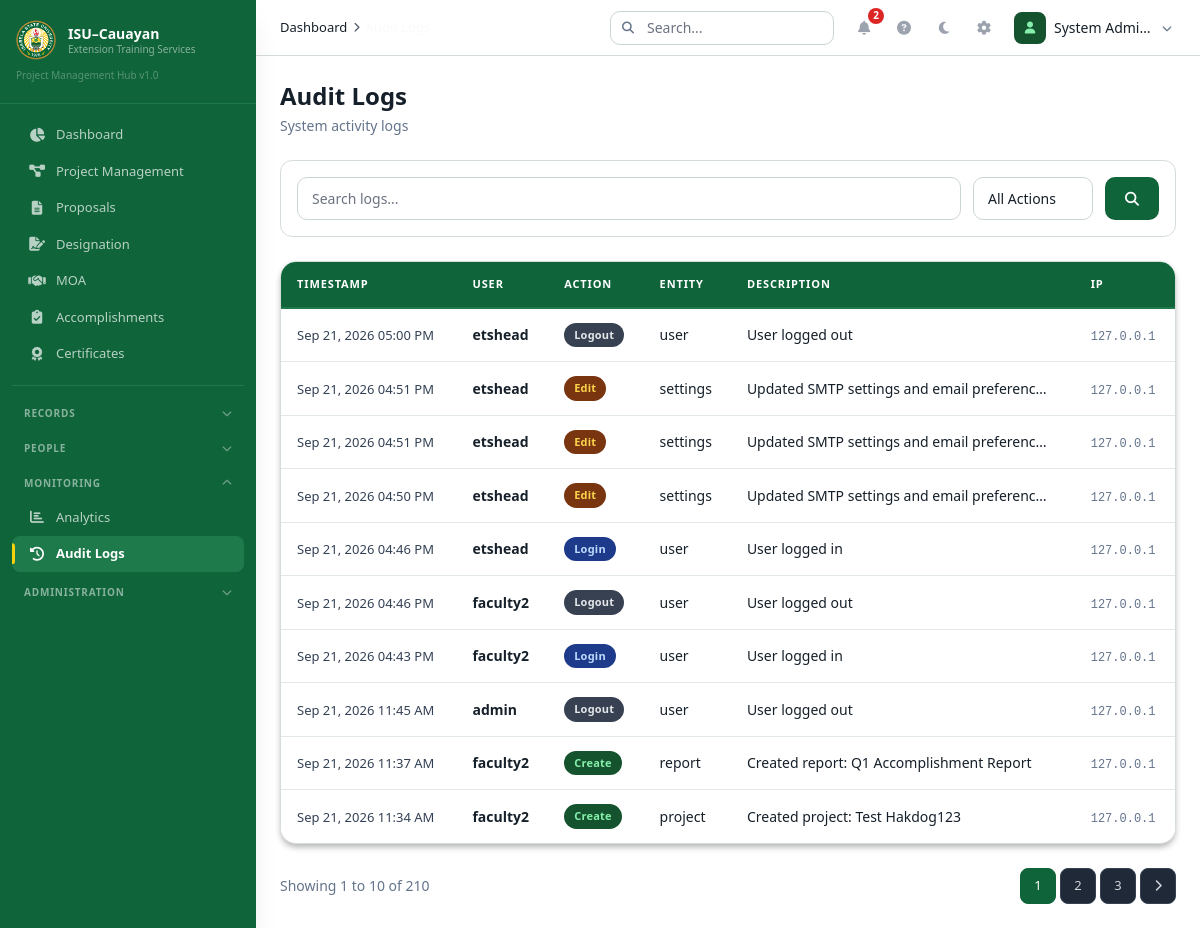
Before: /index.php?module=audit-logs (signed in) with the older database file.
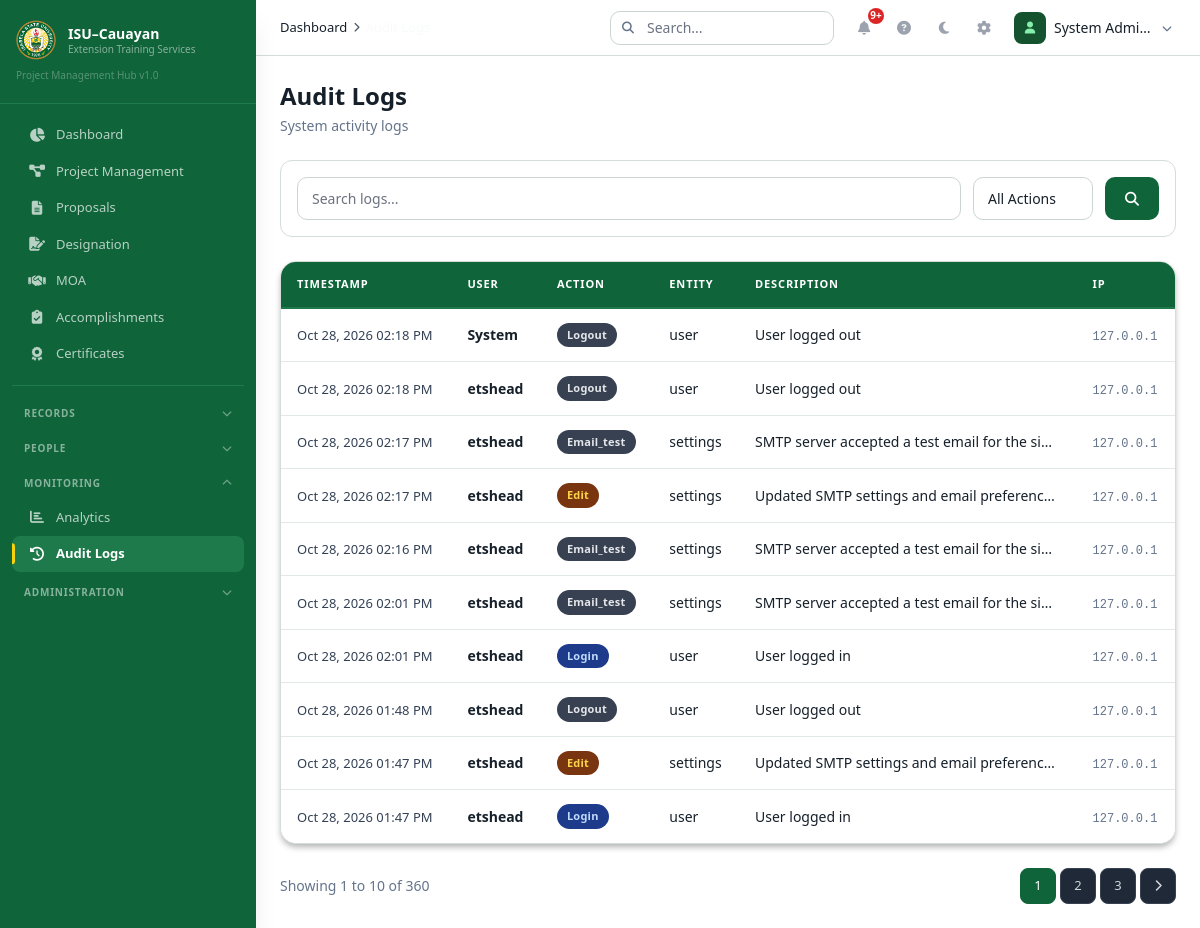
After: the same page with the newer database file.
### tables this page shows
CREATE TABLE `audit_logs` (
  `id` int(11) NOT NULL,
  `user_id` int(11) DEFAULT NULL,
  `action` varchar(50) NOT NULL,
  `entity_type` varchar(50) DEFAULT NULL,
  `entity_id` int(11) DEFAULT NULL,
  `description` text DEFAULT NULL,
  `old_values` longtext DEFAULT NULL CHECK (json_valid(`old_values`)),
  `new_values` longtext DEFAULT NULL CHECK (json_valid(`new_values`)),
  `ip_address` varchar(45) DEFAULT NULL,
  `user_agent` varchar(500) DEFAULT NULL,
  `is_override` tinyint(1) NOT NULL DEFAULT 0,
  `created_at` datetime NOT NULL DEFAULT current_timestamp()
);

CREATE TABLE `users` (
  `id` int(11) NOT NULL,
  `username` varchar(50) NOT NULL,
  `email` varchar(100) NOT NULL,
  `password` varchar(255) NOT NULL,
  `role` enum('admin','faculty','viewer') NOT NULL DEFAULT 'faculty',
  `is_active` tinyint(1) NOT NULL DEFAULT 1,
  `registration_status` enum('approved','pending','rejected') NOT NULL DEFAULT 'approved',
  `registration_reviewed_by` int(11) DEFAULT NULL,
  `registration_reviewed_at` datetime DEFAULT NULL,
  `registration_rejection_reason` varchar(500) DEFAULT NULL,
  `email_verified` tinyint(1) NOT NULL DEFAULT 0,
  `last_login` datetime DEFAULT NULL,
  `last_password_change` datetime DEFAULT NULL,
  `created_at` datetime NOT NULL DEFAULT current_timestamp(),
  `updated_at` datetime NOT NULL DEFAULT current_timestamp() ON UPDATE current_timestamp(),
  `deleted_at` datetime DEFAULT NULL
);

### controllers/Controllers.php (called while the page is built, shortened)
<?php
require_once __DIR__ . '/../config/helpers.php';
class AuditController {
    public function index() {
        $page = max(1, intval($_GET['page'] ?? 1));
        $limit = ITEMS_PER_PAGE;
        $offset = ($page - 1) * $limit;
        $where = " WHERE 1=1";
        $params = [];
        $countStmt = db()->prepare("SELECT COUNT(*) as count FROM audit_logs al LEFT JOIN users u ON al.user_id = u.id{$where}");
        $countStmt->execute($params);
        $total = $countStmt->fetch()['count'];
        $sql = "SELECT al.*, u.username FROM audit_logs al LEFT JOIN users u ON al.user_id = u.id{$where} ORDER BY al.created_at DESC LIMIT ? OFFSET ?";
        $params[] = $limit; $params[] = $offset;
        $stmt = db()->prepare($sql);
        $stmt->execute($params);
        $result = ['data' => $stmt->fetchAll(), 'total' => $total];
        $totalPages = ceil($total / $limit);
        require_once __DIR__ . '/../layouts/header.php';
        require_once __DIR__ . '/../views/audit-logs/index.php';
        require_once __DIR__ . '/../layouts/footer.php';
    }
}

### config/helpers.php (called while the page is built, shortened)
<?php
require_once __DIR__ . '/Database.php';
function db() { return Database::getInstance()->getConnection(); }
function currentUser() {
    return [
        'id' => $_SESSION['user_id'] ?? null,
        'username' => $_SESSION['username'] ?? '',
        'email' => $_SESSION['email'] ?? '',
        'role' => $_SESSION['role'] ?? '',
        'name' => $_SESSION['user_name'] ?? '',
    ];
}
function e($str) { return htmlspecialchars($str ?? '', ENT_QUOTES, 'UTF-8'); }
function getUnreadNotificationCount($userId) {
    $stmt = db()->prepare("SELECT COUNT(*) as count FROM notifications WHERE user_id = ? AND is_read = 0");
    $stmt->execute([$userId]);
    return $stmt->fetch()['count'];
}
function getSetting($key, $default = '') {
    $stmt = db()->prepare("SELECT setting_value FROM settings WHERE setting_key = ?");
    $stmt->execute([$key]);
    $result = $stmt->fetch();
    return $result ? $result['setting_value'] : $default;
}

### config/Database.php (called while the page is built, shortened)
<?php
class Database {
    private static $instance = null;
    private $conn;
    private function __construct() {
        try {
            $dsn = "mysql:host=" . DB_HOST . ";dbname=" . DB_NAME . ";charset=" . DB_CHARSET;
            $this->conn = new PDO($dsn, DB_USER, DB_PASS, [
                PDO::ATTR_ERRMODE => PDO::ERRMODE_EXCEPTION,
                PDO::ATTR_DEFAULT_FETCH_MODE => PDO::FETCH_ASSOC,
                PDO::ATTR_EMULATE_PREPARES => false,
            ]);
        } catch (PDOException $e) {
            die("Database connection failed: " . $e->getMessage());
        }
    }
    public static function getInstance() {
        if (self::$instance === null) self::$instance = new self();
        return self::$instance;
    }
    public function getConnection() { return $this->conn; }
}

### views/audit-logs/index.php (the view, shortened to what the changed rows need)
<div class="flex flex-col md:flex-row md:items-center justify-between gap-4 mb-6">
    <div><h1 class="text-2xl font-bold text-[#F9FAFB]">Audit Logs</h1><p class="text-[#9CA3AF] text-sm mt-1">System activity logs</p></div>
</div>
<div class="data-table-container">
    <?php if(empty($result['data'])): ?><div class="empty-state"><div class="empty-state-icon"><i class="fas fa-history"></i></div><h3 class="empty-state-title">No logs found</h3></div>
    <?php else: ?><div class="overflow-x-auto"><table class="data-table"><thead><tr><th>Timestamp</th><th>User</th><th>Action</th><th>Entity</th><th>Description</th><th>IP</th></tr></thead><tbody>
        <?php foreach($result['data'] as $i=>$log): ?><tr class="animate-row" style="animation-delay:<?= $i*0.03 ?>s">
            <td data-label="Time"><span class="table-date"><?= date('M d, Y h:i A',strtotime($log['created_at'])) ?></span></td>
            <td data-label="User"><span class="table-title"><?= e($log['username'] ?? 'System') ?></span></td>
            <td data-label="Action"><span class="badge <?php $ac=['login'=>'badge-submitted','create'=>'badge-approved','edit'=>'badge-pending','delete'=>'badge-rejected','approve'=>'badge-approved','reject'=>'badge-rejected']; echo $ac[$log['action']]??'badge-draft'; ?>"><?= ucfirst($log['action']) ?></span></td>
            <td data-label="Entity"><span class="text-[#D1D5DB]"><?= e($log['entity_type'] ?? '-') ?></span></td>
            <td data-label="Description"><span class="text-[#D1D5DB] max-w-[300px] truncate block"><?= e($log['description'] ?? '-') ?></span></td>
            <td data-label="IP"><span class="text-[#6B7280] font-mono text-xs"><?= e($log['ip_address'] ?? '-') ?></span></td>
        </tr><?php endforeach; ?>
    </tbody></table></div><?php endif; ?>
</div>
<?php if($totalPages>1): ?><div class="flex items-center justify-between mt-6"><p class="text-sm text-[#9CA3AF]">Showing <?= ($page-1)*$limit+1 ?> to <?= min($page*$limit,$result['total']) ?> of <?= $result['total'] ?></p><div class="pagination"><?php if($page>1): ?><a href="?module=audit-logs&page=<?= $page-1 ?>" class="pagination-btn"><i class="fas fa-chevron-left text-xs"></i></a><?php endif; ?><?php for($i=max(1,$page-2);$i<=min($totalPages,$page+2);$i++): ?><a href="?module=audit-logs&page=<?= $i ?>" class="pagination-btn <?= $i===$page?'active':'' ?>"><?= $i ?></a><?php endfor; ?><?php if($page<$totalPages): ?><a href="?module=audit-logs&page=<?= $page+1 ?>" class="pagination-btn"><i class="fas fa-chevron-right text-xs"></i></a><?php endif; ?></div></div><?php endif; ?>

### layouts/sidebar.php (shortened to what the changed rows need)
<?php
$currentPage = $_GET['module'] ?? 'dashboard';
$user = currentUser();
$projectPages = ['projects', 'programs', 'components', 'activities', 'project-files'];
$primaryItems = [
    ['icon' => 'fas fa-chart-pie', 'label' => 'Dashboard', 'module' => 'dashboard', 'roles' => ['admin','faculty','viewer']],
    ['icon' => 'fas fa-diagram-project', 'label' => 'Project Management', 'module' => 'projects', 'roles' => ['admin','faculty','viewer'], 'children' => [
        ['icon' => 'fas fa-layer-group', 'label' => 'Programs', 'module' => 'programs'],
        ['icon' => 'fas fa-folder-open', 'label' => 'Projects', 'module' => 'projects'],
        ['icon' => 'fas fa-puzzle-piece', 'label' => 'Components', 'module' => 'components'],
        ['icon' => 'fas fa-calendar-check', 'label' => 'Activities', 'module' => 'activities'],
        ['icon' => 'fas fa-folder-tree', 'label' => 'Files', 'module' => 'project-files'],
    ]],
    ['icon' => 'fas fa-file-alt', 'label' => 'Proposals', 'module' => 'proposals', 'roles' => ['admin','faculty']],
    ['icon' => 'fas fa-file-signature', 'label' => 'Designation', 'module' => 'designations', 'roles' => ['admin','faculty','viewer']],
    ['icon' => 'fas fa-handshake', 'label' => 'MOA', 'module' => 'moa', 'roles' => ['admin','faculty','viewer']],
    ['icon' => 'fas fa-clipboard-check', 'label' => 'Accomplishments', 'module' => 'reports', 'roles' => ['admin','faculty','viewer']],
    ['icon' => 'fas fa-award', 'label' => 'Certificates', 'module' => 'certificates', 'roles' => ['admin','faculty','viewer']],
];
$navGroups = [
    'records' => [
        'label' => 'Records',
        'items' => [
            ['icon' => 'fas fa-archive', 'label' => 'Documents', 'module' => 'documents', 'roles' => ['admin','faculty','viewer']],
        ]
    ],
    'people' => [
        'label' => 'People',
        'items' => [
            ['icon' => 'fas fa-user-tie', 'label' => 'Faculty', 'module' => 'faculty', 'roles' => ['admin','viewer']],
            ['icon' => 'fas fa-building', 'label' => 'Partners', 'module' => 'partners', 'roles' => ['admin']],
            ['icon' => 'fas fa-people-group', 'label' => 'Beneficiaries', 'module' => 'beneficiaries', 'roles' => ['admin']],
        ]
    ],
    'monitoring' => [
        'label' => 'Monitoring',
        'items' => [
            ['icon' => 'fas fa-chart-bar', 'label' => 'Analytics', 'module' => 'analytics', 'roles' => ['admin','viewer']],
            ['icon' => 'fas fa-history', 'label' => 'Audit Logs', 'module' => 'audit-logs', 'roles' => ['admin']],
        ]
    ],
    'admin' => [
        'label' => 'Administration',
        'items' => [
            ['icon' => 'fas fa-users-cog', 'label' => 'Users', 'module' => 'users', 'roles' => ['admin']],
            ['icon' => 'fas fa-cog', 'label' => 'Settings', 'module' => 'settings', 'roles' => ['admin']],
        ]
    ],
];
$activeGroup = '';
foreach ($navGroups as $groupKey => $group) {
    foreach ($group['items'] as $item) {
        if ($item['module'] === $currentPage) {
            $activeGroup = $groupKey;
            break;
        }
    }
}
?>
<aside id="sidebar" class="sidebar fixed inset-y-0 left-0 z-50 w-64 transform -translate-x-full lg:translate-x-0 transition-transform duration-200 ease-in-out shadow-xl">
    <div class="px-4 py-5 border-b border-[#1E7A4B]">
        <div class="flex items-center gap-3">
            <div>
                <h2 class="text-white font-bold text-sm leading-tight">ISU–Cauayan</h2>
            </div>
        </div>
    </div>
    <nav class="mt-3 px-3 overflow-y-auto h-[calc(100vh-7rem)]" aria-label="Main navigation">
        <div class="pb-3 mb-3 border-b border-[#1E7A4B]" data-primary-navigation>
            <?php foreach ($primaryItems as $item): ?>
                <?php if (!in_array($user['role'], $item['roles'], true)) continue;
                $isActive = $currentPage === $item['module'] || ($item['module'] === 'projects' && in_array($currentPage, $projectPages, true)); ?>
                <a href="<?= SITE_URL ?>/index.php?module=<?= $item['module'] ?>" class="sidebar-item <?= $isActive ? 'active' : '' ?>" <?= $isActive ? 'aria-current="page"' : '' ?> aria-label="<?= e($item['label']) ?>">
                    <i class="<?= $item['icon'] ?>" aria-hidden="true"></i><span><?= e($item['label']) ?></span>
                </a>
            <?php endforeach; ?>
        </div>
        <?php foreach ($navGroups as $groupKey => $group): ?>
            <?php
            $isOpen = ($activeGroup === $groupKey);
            ?>
            <div class="sidebar-group <?= $isOpen ? 'open' : '' ?>" data-group="<?= $groupKey ?>">
                <div class="sidebar-group-header" onclick="toggleSidebarGroup('<?= $groupKey ?>')" role="button" tabindex="0" aria-expanded="<?= $isOpen ? 'true' : 'false' ?>">
                    <span class="group-label"><?= $group['label'] ?></span>
                    <i class="fas fa-chevron-down group-chevron"></i>
                </div>
                <div class="sidebar-group-items">
                    <?php foreach ($group['items'] as $item): ?>
                        <?php if (in_array($user['role'], $item['roles'])): ?>
                            <a href="<?= SITE_URL ?>/index.php?module=<?= $item['module'] ?>"
                               class="sidebar-item <?= $currentPage === $item['module'] ? 'active' : '' ?>"
                               aria-label="<?= $item['label'] ?>">
                                <i class="<?= $item['icon'] ?>"></i>
                                <span><?= $item['label'] ?></span>
                            </a>
                        <?php endif; ?>
                    <?php endforeach; ?>
                </div>
            </div>
        <?php endforeach; ?>
    </nav>
</aside>

### layouts/topnav.php (shortened to what the changed rows need)
<?php
$user = currentUser();
$notifCount = getUnreadNotificationCount($user['id']);
$currentPage = $_GET['module'] ?? 'dashboard';
$pageLabels = [
    'dashboard' => 'Dashboard',
    'programs' => 'Programs',
    'projects' => 'Project Management',
    'project-files' => 'Project Files',
    'designations' => 'Designation',
    'components' => 'Components',
    'activities' => 'Activities',
    'faculty' => 'Faculty',
    'proposals' => 'Proposals',
    'documents' => 'Documents',
    'explorer' => 'Drive',
    'reports' => 'Accomplishments',
    'moa' => 'MOA',
    'certificates' => 'Certificates',
    'partners' => 'Partner Agencies',
    'beneficiaries' => 'Beneficiaries',
    'notifications' => 'Notifications',
    'audit-logs' => 'Audit Logs',
    'settings' => 'Settings',
];
$breadcrumbs = [['label' => 'Dashboard', 'url' => SITE_URL . '/index.php']];
if ($currentPage !== 'dashboard') {
    $breadcrumbs[] = ['label' => $pageLabels[$currentPage] ?? ucfirst($currentPage), 'url' => SITE_URL . '/index.php?module=' . $currentPage];
}
?>
<header class="bg-[#1F2937] border-b border-[#374151] h-14 flex items-center justify-between px-4 md:px-6 sticky top-0 z-30">
    <div class="flex items-center gap-4">
        <nav class="breadcrumb hidden md:flex" aria-label="Breadcrumb">
            <?php foreach ($breadcrumbs as $i => $crumb): ?>
                <?php if ($i > 0): ?>
                    <span class="breadcrumb-separator"><i class="fas fa-chevron-right"></i></span>
                <?php endif; ?>
                <?php if ($crumb['url'] && $i < count($breadcrumbs) - 1): ?>
                    <a href="<?= $crumb['url'] ?>" class="breadcrumb-item hover:text-[#D1D5DB] transition-colors"><?= $crumb['label'] ?></a>
                <?php else: ?>
                    <span class="breadcrumb-item active"><?= $crumb['label'] ?></span>
                <?php endif; ?>
            <?php endforeach; ?>
        </nav>
    </div>
    <div class="flex items-center gap-1">
        <div class="relative" id="notif-dropdown-container">
            <button onclick="toggleNotifDropdown()" class="action-btn relative" aria-label="Notifications">
                <i class="fas fa-bell text-sm"></i>
                <?php if ($notifCount > 0): ?>
                    <span class="absolute -top-0.5 -right-0.5 bg-[#DC2626] text-white text-[10px] rounded-full w-4 h-4 flex items-center justify-center font-bold" id="notif-badge"><?= $notifCount > 9 ? '9+' : $notifCount ?></span>
                <?php endif; ?>
            </button>
        </div>
    </div>
</header>

Changed rows visible on the page:
no longer on this page (row unchanged): audit_logs: created_at "Sep 21, 2026 05:00 PM", user.username "etshead", action "Logout", entity_type "user", description "User logged out", ip_address "127.0.0.1"
no longer on this page (row unchanged): audit_logs: created_at "Sep 21, 2026 04:51 PM", user.username "etshead", action "Edit", entity_type "settings", description "Updated SMTP settings and email preferenc…", ip_address "127.0.0.1"
no longer on this page (row unchanged): audit_logs: created_at "Sep 21, 2026 04:51 PM", user.username "etshead", action "Edit", entity_type "settings", description "Updated SMTP settings and email preferenc…", ip_address "127.0.0.1"
no longer on this page (row unchanged): audit_logs: created_at "Sep 21, 2026 04:50 PM", user.username "etshead", action "Edit", entity_type "settings", description "Updated SMTP settings and email preferenc…", ip_address "127.0.0.1"
no longer on this page (row unchanged): audit_logs: created_at "Sep 21, 2026 04:46 PM", user.username "etshead", action "Login", entity_type "user", description "User logged in", ip_address "127.0.0.1"
no longer on this page (row unchanged): audit_logs: created_at "Sep 21, 2026 04:46 PM", user.username "faculty2", action "Logout", entity_type "user", description "User logged out", ip_address "127.0.0.1"
no longer on this page (row unchanged): audit_logs: created_at "Sep 21, 2026 04:43 PM", user.username "faculty2", action "Login", entity_type "user", description "User logged in", ip_address "127.0.0.1"
no longer on this page (row unchanged): audit_logs: created_at "Sep 21, 2026 11:45 AM", user.username "admin", action "Logout", entity_type "user", description "User logged out", ip_address "127.0.0.1"
no longer on this page (row unchanged): audit_logs: created_at "Sep 21, 2026 11:37 AM", user.username "faculty2", action "Create", entity_type "report", description "Created report: Q1 Accomplishment Report", ip_address "127.0.0.1"
no longer on this page (row unchanged): audit_logs: created_at "Sep 21, 2026 11:34 AM", user.username "faculty2", action "Create", entity_type "project", description "Created project: Test Hakdog123", ip_address "127.0.0.1"
added audit_logs: created_at "Oct 28, 2026 02:18 PM", username "System", action "Logout", entity_type "user", description "User logged out", ip_address "127.0.0.1"
added audit_logs: created_at "Oct 28, 2026 02:18 PM", user.username "etshead", action "Logout", entity_type "user", description "User logged out", ip_address "127.0.0.1"
added audit_logs: created_at "Oct 28, 2026 02:17 PM", user.username "etshead", action "Email_test", entity_type "settings", description "SMTP server accepted a test email for the si…", ip_address "127.0.0.1"
added audit_logs: created_at "Oct 28, 2026 02:17 PM", user.username "etshead", action "Edit", entity_type "settings", description "Updated SMTP settings and email preferenc…", ip_address "127.0.0.1"
added audit_logs: created_at "Oct 28, 2026 02:16 PM", user.username "etshead", action "Email_test", entity_type "settings", description "SMTP server accepted a test email for the si…", ip_address "127.0.0.1"
added audit_logs: created_at "Oct 28, 2026 02:01 PM", user.username "etshead", action "Email_test", entity_type "settings", description "SMTP server accepted a test email for the si…", ip_address "127.0.0.1"
added audit_logs: created_at "Oct 28, 2026 02:01 PM", user.username "etshead", action "Login", entity_type "user", description "User logged in", ip_address "127.0.0.1"
added audit_logs: created_at "Oct 28, 2026 01:48 PM", user.username "etshead", action "Logout", entity_type "user", description "User logged out", ip_address "127.0.0.1"
added audit_logs: created_at "Oct 28, 2026 01:47 PM", user.username "etshead", action "Edit", entity_type "settings", description "Updated SMTP settings and email preferenc…", ip_address "127.0.0.1"
added audit_logs: created_at "Oct 28, 2026 01:47 PM", user.username "etshead", action "Login", entity_type "user", description "User logged in", ip_address "127.0.0.1"
Other visible differences:
$result['total']: "210" → "360"
$notifCount: "2" → (not shown)
text now shown: "9+"
